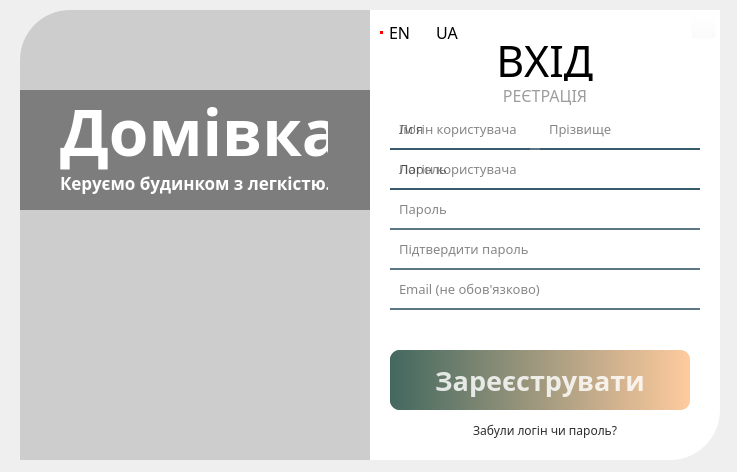
<?xml version="1.0" encoding="UTF-8"?>
<ui version="4.0">
 <class>LoginWindow</class>
 <widget class="QWidget" name="LoginWindow">
  <property name="enabled">
   <bool>true</bool>
  </property>
  <property name="geometry">
   <rect>
    <x>0</x>
    <y>0</y>
    <width>737</width>
    <height>472</height>
   </rect>
  </property>
  <property name="font">
   <font>
    <family>Century Gothic</family>
    <pointsize>12</pointsize>
   </font>
  </property>
  <property name="windowTitle">
   <string>Form</string>
  </property>
  <property name="styleSheet">
   <string notr="true">#LoginWindow QRadioButton {
	font: 11pt &quot;Century Gothic&quot;;
}

#LoginWindow QRadioButton::indicator {
	background-color: rgb(255, 0, 0);
	width: 0;
	height: 0;
}

#LoginWindow QRadioButton::indicator:checked {
	width: 3px;
	height: 3px;
	font: 13pt &quot;Century Gothic&quot;;
}

#LoginWindow QRadioButton::hover {
	font: 75 7pt &quot;MS Shell Dlg 2&quot;;
}</string>
  </property>
  <widget class="QLabel" name="background_field">
   <property name="geometry">
    <rect>
     <x>20</x>
     <y>10</y>
     <width>700</width>
     <height>450</height>
    </rect>
   </property>
   <property name="styleSheet">
    <string notr="true">background-color: rgba(255,255,255,255);
border-bottom-right-radius: 50px;
border-top-left-radius: 50px;</string>
   </property>
   <property name="text">
    <string/>
   </property>
  </widget>
  <widget class="QLabel" name="baground_company_name_slogan">
   <property name="geometry">
    <rect>
     <x>20</x>
     <y>90</y>
     <width>350</width>
     <height>120</height>
    </rect>
   </property>
   <property name="font">
    <font>
     <family>Century Gothic</family>
     <pointsize>25</pointsize>
     <weight>75</weight>
     <bold>true</bold>
    </font>
   </property>
   <property name="styleSheet">
    <string notr="true">background-color: rgba(0, 0, 0, 100);
color: rgb(255, 255, 255);</string>
   </property>
   <property name="text">
    <string/>
   </property>
   <property name="alignment">
    <set>Qt::AlignCenter</set>
   </property>
  </widget>
  <widget class="QWidget" name="layoutWidget">
   <property name="geometry">
    <rect>
     <x>60</x>
     <y>90</y>
     <width>268</width>
     <height>105</height>
    </rect>
   </property>
   <layout class="QVBoxLayout" name="verticalLayout">
    <property name="spacing">
     <number>0</number>
    </property>
    <item>
     <widget class="QLabel" name="company_name">
      <property name="font">
       <font>
        <family>Century Gothic</family>
        <pointsize>48</pointsize>
        <weight>75</weight>
        <bold>true</bold>
       </font>
      </property>
      <property name="styleSheet">
       <string notr="true">color: rgb(255, 255, 255);</string>
      </property>
      <property name="text">
       <string>Домівка</string>
      </property>
     </widget>
    </item>
    <item>
     <widget class="QLabel" name="company_slogan">
      <property name="font">
       <font>
        <family>Century Gothic</family>
        <pointsize>13</pointsize>
        <weight>75</weight>
        <bold>true</bold>
       </font>
      </property>
      <property name="styleSheet">
       <string notr="true">color: rgb(255, 255, 255);</string>
      </property>
      <property name="text">
       <string>Керуємо будинком з легкістю.</string>
      </property>
     </widget>
    </item>
   </layout>
  </widget>
  <widget class="QPushButton" name="closeButton">
   <property name="geometry">
    <rect>
     <x>691</x>
     <y>14</y>
     <width>25</width>
     <height>25</height>
    </rect>
   </property>
   <property name="font">
    <font>
     <family>Century Gothic</family>
     <pointsize>11</pointsize>
     <weight>50</weight>
     <bold>false</bold>
    </font>
   </property>
   <property name="cursor">
    <cursorShape>PointingHandCursor</cursorShape>
   </property>
   <property name="styleSheet">
    <string notr="true">background-color: rgba(255, 255, 255,0);
color: rgba(189, 189, 189, 0);</string>
   </property>
   <property name="text">
    <string/>
   </property>
   <property name="icon">
    <iconset resource="resource.qrc">
     <normaloff>:/icon/icon/close-window-64.ico</normaloff>:/icon/icon/close-window-64.ico</iconset>
   </property>
   <property name="iconSize">
    <size>
     <width>16</width>
     <height>16</height>
    </size>
   </property>
  </widget>
  <widget class="QLabel" name="pic">
   <property name="geometry">
    <rect>
     <x>20</x>
     <y>10</y>
     <width>350</width>
     <height>450</height>
    </rect>
   </property>
   <property name="styleSheet">
    <string notr="true">background-color: rgba(0,0,0,50);
border-top-left-radius: 50px;</string>
   </property>
   <property name="text">
    <string/>
   </property>
  </widget>
  <widget class="QLabel" name="pic2">
   <property name="geometry">
    <rect>
     <x>20</x>
     <y>10</y>
     <width>350</width>
     <height>450</height>
    </rect>
   </property>
   <property name="styleSheet">
    <string notr="true">border-image: url(:/images/images/login_image.jpg);
border-top-left-radius: 50px;</string>
   </property>
   <property name="text">
    <string/>
   </property>
  </widget>
  <widget class="QPushButton" name="change_on_registration_button">
   <property name="geometry">
    <rect>
     <x>490</x>
     <y>85</y>
     <width>110</width>
     <height>20</height>
    </rect>
   </property>
   <property name="cursor">
    <cursorShape>PointingHandCursor</cursorShape>
   </property>
   <property name="focusPolicy">
    <enum>Qt::ClickFocus</enum>
   </property>
   <property name="styleSheet">
    <string notr="true">background-color: rgba(255, 255, 255, 0);
font: 12pt &quot;Century Gothic&quot;;
color: rgb(157, 157, 157);
border: 0;</string>
   </property>
   <property name="text">
    <string>РЕЄТРАЦІЯ</string>
   </property>
  </widget>
  <widget class="QPushButton" name="change_on_enter_button">
   <property name="geometry">
    <rect>
     <x>490</x>
     <y>40</y>
     <width>110</width>
     <height>41</height>
    </rect>
   </property>
   <property name="font">
    <font>
     <family>Century Gothic</family>
     <pointsize>32</pointsize>
     <weight>50</weight>
     <italic>false</italic>
     <bold>false</bold>
    </font>
   </property>
   <property name="cursor">
    <cursorShape>PointingHandCursor</cursorShape>
   </property>
   <property name="focusPolicy">
    <enum>Qt::ClickFocus</enum>
   </property>
   <property name="styleSheet">
    <string notr="true">background-color: rgba(255, 255, 255, 0);
font: 32pt &quot;Century Gothic&quot;;
color: rgb(0, 0, 0);
border: 0;</string>
   </property>
   <property name="text">
    <string>ВХІД</string>
   </property>
   <property name="autoRepeatDelay">
    <number>-1</number>
   </property>
  </widget>
  <widget class="QWidget" name="login_form" native="true">
   <property name="geometry">
    <rect>
     <x>380</x>
     <y>110</y>
     <width>330</width>
     <height>340</height>
    </rect>
   </property>
   <widget class="QLineEdit" name="login_input">
    <property name="geometry">
     <rect>
      <x>10</x>
      <y>0</y>
      <width>310</width>
      <height>40</height>
     </rect>
    </property>
    <property name="font">
     <font>
      <family>Century Gothic</family>
      <pointsize>10</pointsize>
     </font>
    </property>
    <property name="focusPolicy">
     <enum>Qt::StrongFocus</enum>
    </property>
    <property name="styleSheet">
     <string notr="true">background-color: rgba(0, 0, 0, 0);
border: none;
border-bottom: 2px solid rgba(46, 82, 101, 200);
color: rgba(0, 0, 0, 240);
padding-left: 7px</string>
    </property>
    <property name="placeholderText">
     <string>Логін користувача</string>
    </property>
   </widget>
   <widget class="QLineEdit" name="password_input">
    <property name="geometry">
     <rect>
      <x>10</x>
      <y>40</y>
      <width>310</width>
      <height>40</height>
     </rect>
    </property>
    <property name="font">
     <font>
      <family>Century Gothic</family>
      <pointsize>10</pointsize>
     </font>
    </property>
    <property name="styleSheet">
     <string notr="true">background-color: rgba(0, 0, 0, 0);
border: none;
border-bottom: 2px solid rgba(46, 82, 101, 200);
color: rgba(0, 0, 0, 240);
padding-left: 7px</string>
    </property>
    <property name="echoMode">
     <enum>QLineEdit::Password</enum>
    </property>
    <property name="placeholderText">
     <string>Пароль</string>
    </property>
   </widget>
   <widget class="QLabel" name="message_label">
    <property name="geometry">
     <rect>
      <x>10</x>
      <y>130</y>
      <width>310</width>
      <height>20</height>
     </rect>
    </property>
    <property name="font">
     <font>
      <family>Century Gothic</family>
      <pointsize>-1</pointsize>
      <weight>75</weight>
      <italic>false</italic>
      <bold>true</bold>
     </font>
    </property>
    <property name="styleSheet">
     <string notr="true">color: rgb(230, 0, 0);
font: 12px &quot;Century Gothic&quot;;
font-weight: bold;</string>
    </property>
    <property name="text">
     <string/>
    </property>
    <property name="alignment">
     <set>Qt::AlignCenter</set>
    </property>
   </widget>
   <widget class="QPushButton" name="enter_button">
    <property name="geometry">
     <rect>
      <x>10</x>
      <y>240</y>
      <width>300</width>
      <height>60</height>
     </rect>
    </property>
    <property name="font">
     <font>
      <family>Century Gothic</family>
      <pointsize>20</pointsize>
      <weight>75</weight>
      <bold>true</bold>
     </font>
    </property>
    <property name="cursor">
     <cursorShape>PointingHandCursor</cursorShape>
    </property>
    <property name="styleSheet">
     <string notr="true">QPushButton#enter_button{
	background-color: qlineargradient(spread:pad, x1:0, y1:0, x2:1, y2:0, stop:0 rgba(67, 104, 95, 255), stop:1 rgba(255, 203, 158, 255));
	color: rgba(255, 255, 255, 210);
	border-radius: 10px;
}  

QPushButton#enter_button:hover{
	background-color: qlineargradient(spread:pad, x1:0, y1:0, x2:1, y2:0, stop:0 rgba(67, 104, 95, 150), stop:1 rgba(255, 203, 158, 150));
}

QPushButton#enter_button:pressed{
	font-size: 22px;
	background-color: rgba(205, 159, 125, 155);
}</string>
    </property>
    <property name="text">
     <string>Увійти</string>
    </property>
    <property name="checkable">
     <bool>false</bool>
    </property>
   </widget>
   <widget class="QLabel" name="forgot_login_password">
    <property name="geometry">
     <rect>
      <x>10</x>
      <y>310</y>
      <width>310</width>
      <height>20</height>
     </rect>
    </property>
    <property name="font">
     <font>
      <family>Century Gothic</family>
      <pointsize>9</pointsize>
     </font>
    </property>
    <property name="cursor">
     <cursorShape>PointingHandCursor</cursorShape>
    </property>
    <property name="styleSheet">
     <string notr="true">color: rgba(0, 0, 0, 210);</string>
    </property>
    <property name="text">
     <string>Забули логін чи пароль?</string>
    </property>
    <property name="alignment">
     <set>Qt::AlignCenter</set>
    </property>
   </widget>
  </widget>
  <widget class="QWidget" name="registration_form" native="true">
   <property name="geometry">
    <rect>
     <x>380</x>
     <y>110</y>
     <width>330</width>
     <height>340</height>
    </rect>
   </property>
   <widget class="QLineEdit" name="password_input_reg_confirm">
    <property name="geometry">
     <rect>
      <x>10</x>
      <y>120</y>
      <width>310</width>
      <height>40</height>
     </rect>
    </property>
    <property name="font">
     <font>
      <family>Century Gothic</family>
      <pointsize>10</pointsize>
     </font>
    </property>
    <property name="styleSheet">
     <string notr="true">background-color: rgba(0, 0, 0, 0);
border: none;
border-bottom: 2px solid rgba(46, 82, 101, 200);
color: rgba(0, 0, 0, 240);
padding-left: 7px</string>
    </property>
    <property name="echoMode">
     <enum>QLineEdit::Password</enum>
    </property>
    <property name="placeholderText">
     <string>Підтвердити пароль</string>
    </property>
   </widget>
   <widget class="QLineEdit" name="l_name_input_reg">
    <property name="geometry">
     <rect>
      <x>160</x>
      <y>0</y>
      <width>160</width>
      <height>40</height>
     </rect>
    </property>
    <property name="font">
     <font>
      <family>Century Gothic</family>
      <pointsize>10</pointsize>
     </font>
    </property>
    <property name="focusPolicy">
     <enum>Qt::StrongFocus</enum>
    </property>
    <property name="styleSheet">
     <string notr="true">background-color: rgba(0, 0, 0, 0);
border: none;
border-bottom: 2px solid rgba(46, 82, 101, 200);
color: rgba(0, 0, 0, 240);
padding-left: 7px</string>
    </property>
    <property name="placeholderText">
     <string>Прізвище</string>
    </property>
   </widget>
   <widget class="QLineEdit" name="login_input_reg">
    <property name="geometry">
     <rect>
      <x>10</x>
      <y>40</y>
      <width>310</width>
      <height>40</height>
     </rect>
    </property>
    <property name="font">
     <font>
      <family>Century Gothic</family>
      <pointsize>10</pointsize>
     </font>
    </property>
    <property name="focusPolicy">
     <enum>Qt::StrongFocus</enum>
    </property>
    <property name="styleSheet">
     <string notr="true">background-color: rgba(0, 0, 0, 0);
border: none;
border-bottom: 2px solid rgba(46, 82, 101, 200);
color: rgba(0, 0, 0, 240);
padding-left: 7px</string>
    </property>
    <property name="placeholderText">
     <string>Логін користувача</string>
    </property>
   </widget>
   <widget class="QLineEdit" name="password_input_reg">
    <property name="geometry">
     <rect>
      <x>10</x>
      <y>80</y>
      <width>310</width>
      <height>40</height>
     </rect>
    </property>
    <property name="font">
     <font>
      <family>Century Gothic</family>
      <pointsize>10</pointsize>
     </font>
    </property>
    <property name="styleSheet">
     <string notr="true">background-color: rgba(0, 0, 0, 0);
border: none;
border-bottom: 2px solid rgba(46, 82, 101, 200);
color: rgba(0, 0, 0, 240);
padding-left: 7px</string>
    </property>
    <property name="echoMode">
     <enum>QLineEdit::Password</enum>
    </property>
    <property name="placeholderText">
     <string>Пароль</string>
    </property>
   </widget>
   <widget class="QLineEdit" name="f_name_input_reg">
    <property name="geometry">
     <rect>
      <x>10</x>
      <y>0</y>
      <width>140</width>
      <height>40</height>
     </rect>
    </property>
    <property name="font">
     <font>
      <family>Century Gothic</family>
      <pointsize>10</pointsize>
     </font>
    </property>
    <property name="focusPolicy">
     <enum>Qt::StrongFocus</enum>
    </property>
    <property name="styleSheet">
     <string notr="true">background-color: rgba(0, 0, 0, 0);
border: none;
border-bottom: 2px solid rgba(46, 82, 101, 200);
color: rgba(0, 0, 0, 240);
padding-left: 7px</string>
    </property>
    <property name="placeholderText">
     <string>Ім'я</string>
    </property>
   </widget>
   <widget class="QPushButton" name="registration_button">
    <property name="geometry">
     <rect>
      <x>10</x>
      <y>240</y>
      <width>300</width>
      <height>60</height>
     </rect>
    </property>
    <property name="font">
     <font>
      <family>Century Gothic</family>
      <pointsize>20</pointsize>
      <weight>75</weight>
      <bold>true</bold>
     </font>
    </property>
    <property name="cursor">
     <cursorShape>PointingHandCursor</cursorShape>
    </property>
    <property name="styleSheet">
     <string notr="true">QPushButton#registration_button{
	background-color: qlineargradient(spread:pad, x1:0, y1:0, x2:1, y2:0, stop:0 rgba(67, 104, 95, 255), stop:1 rgba(255, 203, 158, 255));
	color: rgba(255, 255, 255, 210);
	border-radius: 10px;
}  

QPushButton#registration_button:hover{
	background-color: qlineargradient(spread:pad, x1:0, y1:0, x2:1, y2:0, stop:0 rgba(67, 104, 95, 150), stop:1 rgba(255, 203, 158, 150));
}

QPushButton#registration_button:pressed{
	font-size: 22px;
	background-color: rgba(205, 159, 125, 155);
}</string>
    </property>
    <property name="text">
     <string>Зареєструвати</string>
    </property>
    <property name="checkable">
     <bool>false</bool>
    </property>
   </widget>
   <widget class="QLabel" name="message_label_reg">
    <property name="geometry">
     <rect>
      <x>10</x>
      <y>210</y>
      <width>310</width>
      <height>20</height>
     </rect>
    </property>
    <property name="font">
     <font>
      <family>Century Gothic</family>
      <pointsize>-1</pointsize>
      <weight>75</weight>
      <italic>false</italic>
      <bold>true</bold>
     </font>
    </property>
    <property name="styleSheet">
     <string notr="true">color: rgb(230, 0, 0);
font: 12px &quot;Century Gothic&quot;;
font-weight: bold;</string>
    </property>
    <property name="text">
     <string/>
    </property>
    <property name="alignment">
     <set>Qt::AlignCenter</set>
    </property>
   </widget>
   <widget class="QLineEdit" name="email_input_reg">
    <property name="geometry">
     <rect>
      <x>10</x>
      <y>160</y>
      <width>310</width>
      <height>40</height>
     </rect>
    </property>
    <property name="font">
     <font>
      <family>Century Gothic</family>
      <pointsize>10</pointsize>
     </font>
    </property>
    <property name="toolTip">
     <string>&lt;html&gt;&lt;head/&gt;&lt;body&gt;&lt;p/&gt;&lt;/body&gt;&lt;/html&gt;</string>
    </property>
    <property name="styleSheet">
     <string notr="true">background-color: rgba(0, 0, 0, 0);
border: none;
border-bottom: 2px solid rgba(46, 82, 101, 200);
color: rgba(0, 0, 0, 240);
padding-left: 7px</string>
    </property>
    <property name="echoMode">
     <enum>QLineEdit::Normal</enum>
    </property>
    <property name="placeholderText">
     <string>Email (не обов'язково)</string>
    </property>
   </widget>
  </widget>
  <widget class="QRadioButton" name="en_radio_btn">
   <property name="geometry">
    <rect>
     <x>380</x>
     <y>20</y>
     <width>44</width>
     <height>25</height>
    </rect>
   </property>
   <property name="styleSheet">
    <string notr="true"/>
   </property>
   <property name="text">
    <string>EN</string>
   </property>
   <property name="shortcut">
    <string/>
   </property>
   <property name="checked">
    <bool>true</bool>
   </property>
   <attribute name="buttonGroup">
    <string notr="true">buttonGroup</string>
   </attribute>
  </widget>
  <widget class="QRadioButton" name="ua_radio_btn">
   <property name="geometry">
    <rect>
     <x>430</x>
     <y>20</y>
     <width>47</width>
     <height>25</height>
    </rect>
   </property>
   <property name="text">
    <string>UA</string>
   </property>
   <attribute name="buttonGroup">
    <string notr="true">buttonGroup</string>
   </attribute>
  </widget>
  <zorder>background_field</zorder>
  <zorder>pic2</zorder>
  <zorder>pic</zorder>
  <zorder>baground_company_name_slogan</zorder>
  <zorder>layoutWidget</zorder>
  <zorder>change_on_registration_button</zorder>
  <zorder>change_on_enter_button</zorder>
  <zorder>login_form</zorder>
  <zorder>registration_form</zorder>
  <zorder>closeButton</zorder>
  <zorder>radioButton</zorder>
  <zorder>radioButton_2</zorder>
  <zorder>en_radio_btn</zorder>
  <zorder>ua_radio_btn</zorder>
 </widget>
 <tabstops>
  <tabstop>login_input</tabstop>
  <tabstop>password_input</tabstop>
  <tabstop>enter_button</tabstop>
  <tabstop>f_name_input_reg</tabstop>
  <tabstop>l_name_input_reg</tabstop>
  <tabstop>login_input_reg</tabstop>
  <tabstop>password_input_reg</tabstop>
  <tabstop>password_input_reg_confirm</tabstop>
  <tabstop>registration_button</tabstop>
  <tabstop>closeButton</tabstop>
 </tabstops>
 <resources>
  <include location="resource.qrc"/>
 </resources>
 <connections>
  <connection>
   <sender>closeButton</sender>
   <signal>clicked()</signal>
   <receiver>LoginWindow</receiver>
   <slot>close()</slot>
   <hints>
    <hint type="sourcelabel">
     <x>698</x>
     <y>24</y>
    </hint>
    <hint type="destinationlabel">
     <x>740</x>
     <y>69</y>
    </hint>
   </hints>
  </connection>
 </connections>
 <buttongroups>
  <buttongroup name="buttonGroup"/>
 </buttongroups>
</ui>
